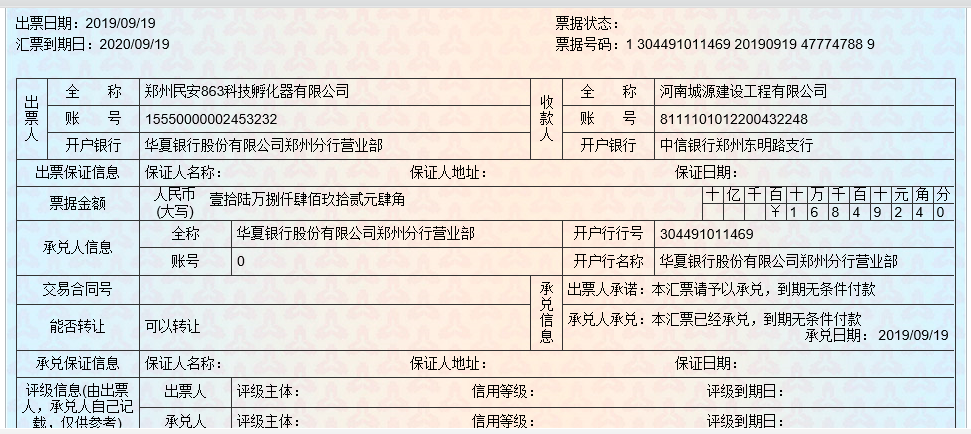
#> input picture d1.png, 971 x 434 px
$ python '测试.py'   (Python 2 division)
#> lines starting #> are read from the running program, lines starting #| are printed output that depends on the picture; after the words box and inside, x2 and y2 are one past the last pixel; in counts of white or black regions, pixels touching at a corner belong together

#! /usr/bin/env python
# -*- coding:utf-8 -*-
import cv2
src = cv2.imread("d1.png")
#> src is the input picture: shape (434, 971, 3); mean B, G, R 218, 220.1, 220.8
gray_src = cv2.cvtColor(src, cv2.COLOR_BGR2GRAY)
cv2.imshow("input image", src)
cv2.waitKey(0)

cv2.imshow("gray image", gray_src)
cv2.imwrite("gray.png", gray_src)
cv2.waitKey(0)

gray_src = cv2.bitwise_not(gray_src)
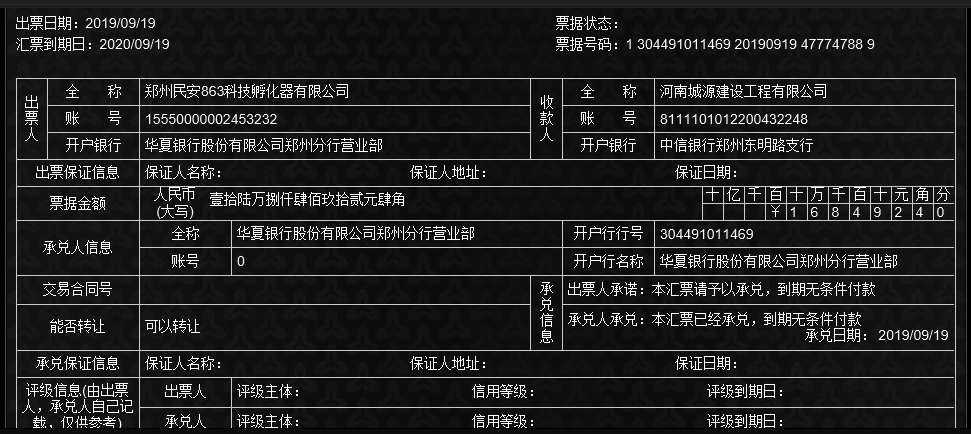
#> gray_src: shape (434, 971); min 0, max 255, mean 34.9
binary_src = cv2.adaptiveThreshold(gray_src, 255, cv2.ADAPTIVE_THRESH_MEAN_C, cv2.THRESH_BINARY, 15, -2)
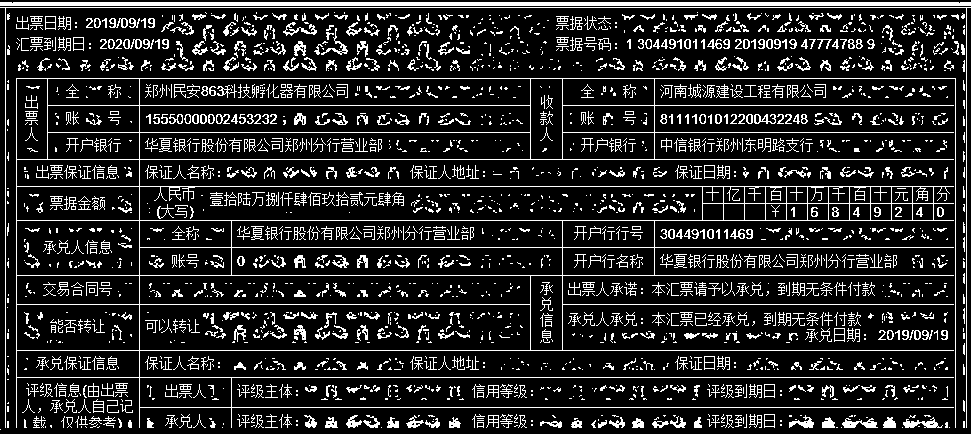
#> binary_src: shape (434, 971); 14.9% white in thin lines or dots
cv2.namedWindow("result image", cv2.WINDOW_AUTOSIZE)
cv2.imshow("result image", binary_src)
cv2.waitKey(0)

# 提取水平线
hline = cv2.getStructuringElement(cv2.MORPH_RECT, ((src.shape[1] / 16), 1), (-1, -1))
# 提取垂直线
vline = cv2.getStructuringElement(cv2.MORPH_RECT, (1, (src.shape[0] / 16)), (-1, -1))
#> vline = 27 values from 1 to 1
# 这两步就是形态学的开操作——先腐蚀再膨胀
# temp = cv2.erode(binary_src, hline)
# dst = cv2.dilate(temp, hline)
dst = cv2.morphologyEx(binary_src, cv2.MORPH_OPEN, vline)
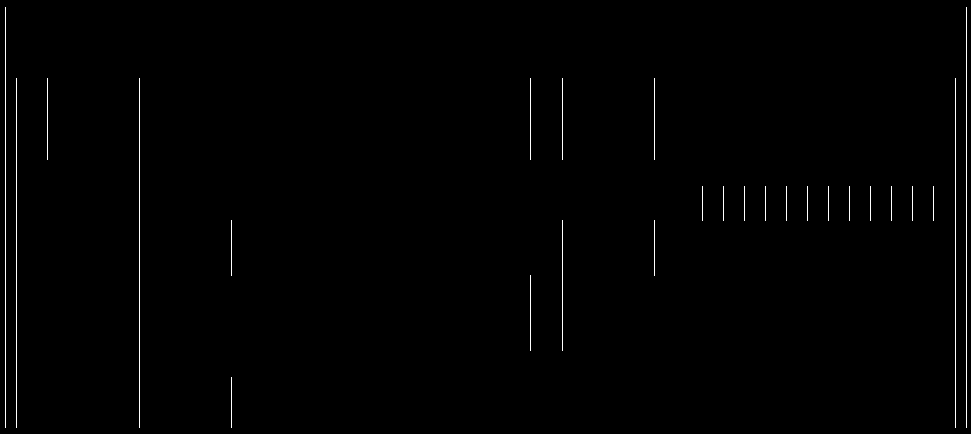
#> dst: shape (434, 971); 0.71% white in thin lines or dots
dst = cv2.bitwise_not(dst)
#> dst: shape (434, 971); 99.3% white; black in thin lines or dots
cv2.imshow("Final image", dst)
cv2.waitKey(0)

$ run again, with d3.png copied over d1.png
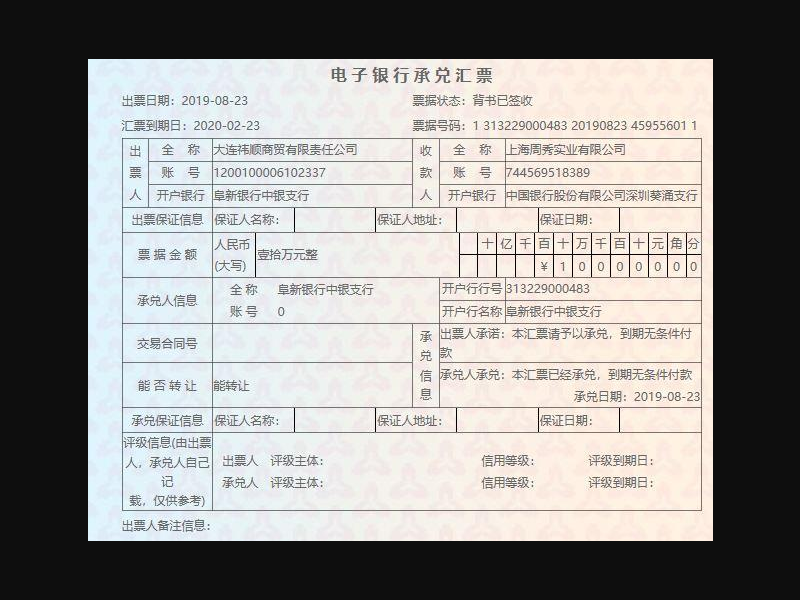
#> input picture d3.png, 800 x 600 px
#> src is the input picture: shape (600, 800, 3); mean B, G, R 145.2, 147.2, 148.8
#> `binary_src = cv2.adaptiveThreshold(gray_src, 255, cv2.ADAPTIVE_THRESH_..`:
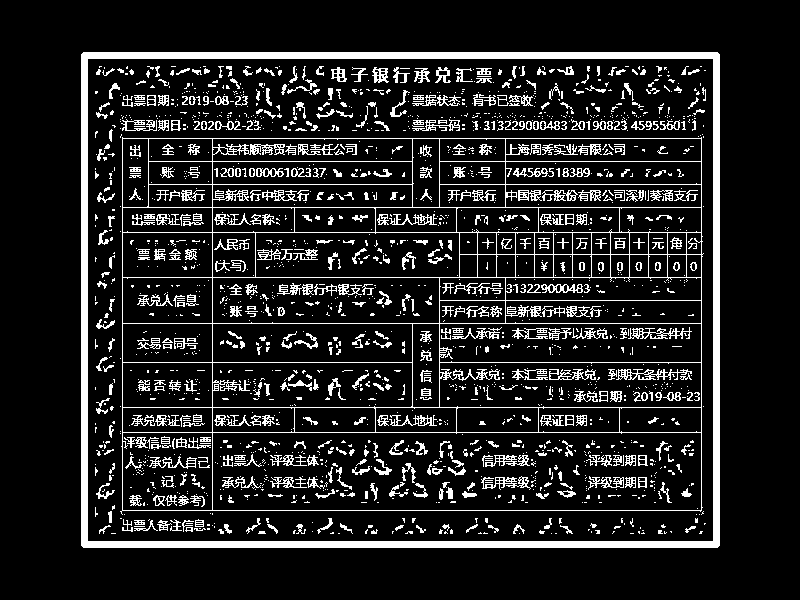
#> binary_src: shape (600, 800); 13% white; 1966 white regions (1431 under 20 px), largest, box (x1, y1, x2, y2) and area: (81, 52, 720, 548) 15682, (120, 137, 704, 515) 10870, (616, 369, 692, 380) 356
#> `dst = cv2.morphologyEx(binary_src, cv2.MORPH_OPEN, vline)`:
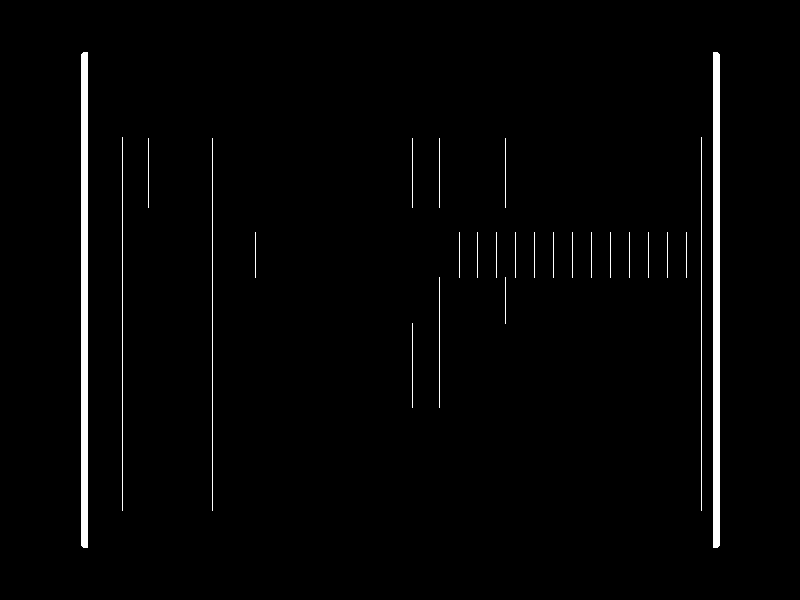
#> dst: shape (600, 800); 1.9% white; 26 white regions, largest, box (x1, y1, x2, y2) and area: (81, 52, 88, 548) 3466, (713, 52, 720, 548) 3466, (122, 137, 123, 511) 374
